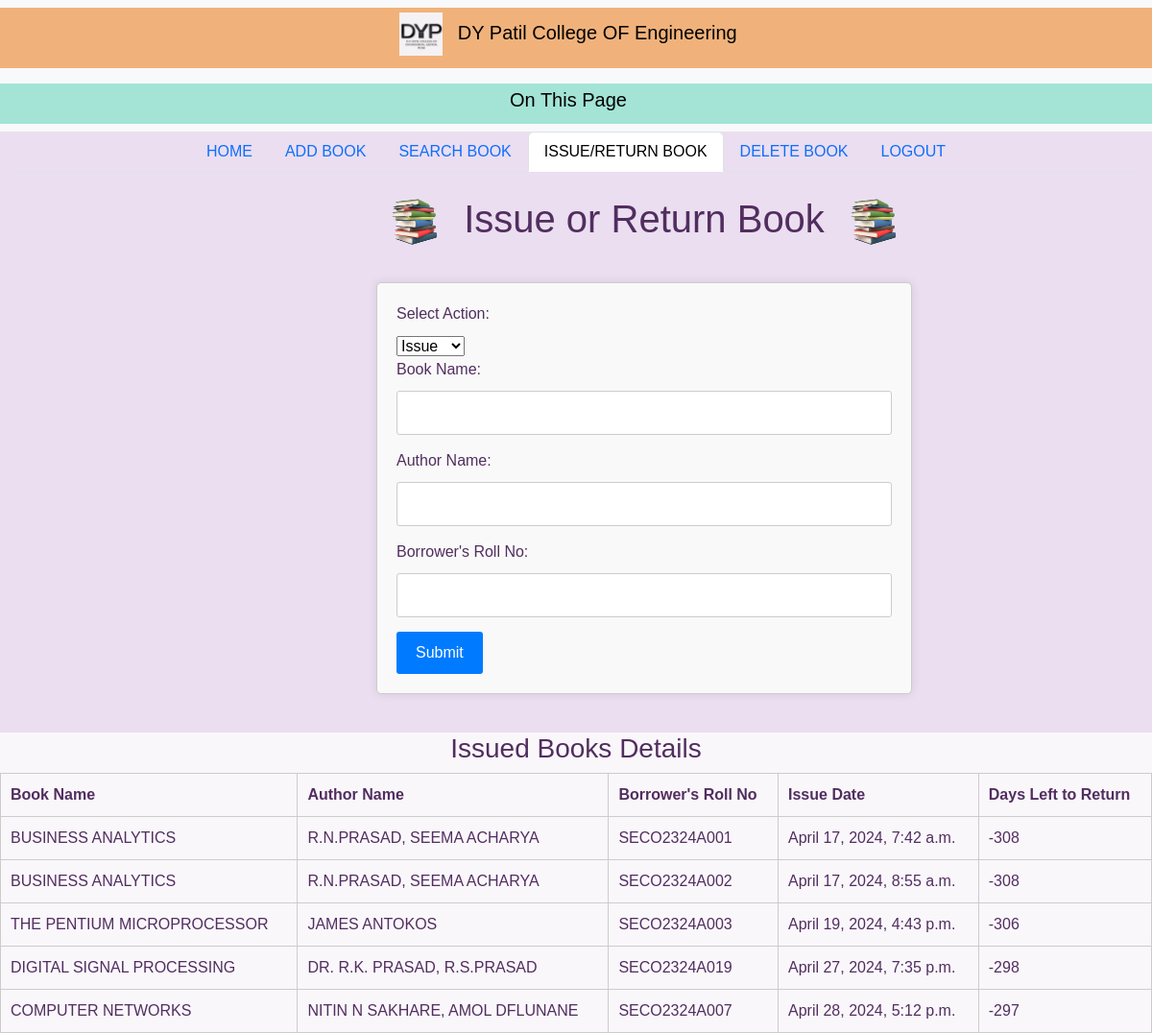
The app's page /issue_book/ with its own data.
### lms_app/models.py (models this page shows, shortened)
class IssuedBook(models.Model):
    book = models.ForeignKey(add_books, on_delete=models.CASCADE)
    author_name = models.CharField(max_length=200,default="Unknown")
    borrower = models.ForeignKey(User, on_delete=models.CASCADE)
    issue_date = models.DateTimeField(auto_now_add=True)

class add_books(models.Model):
    book_name=models.TextField()
    author_name=models.CharField(max_length=200)
    publication=models.TextField()
    count=models.IntegerField()
    class Meta:
        db_table='add_books'

### lms_app/views.py (the view, shortened to what this page needs)
# urls.py: path('issue_book/', issue_book, name='issue_book'),
@csrf_exempt
def issue_book(request):
    success_message = None
    error_message = None
    issued_books = IssuedBook.objects.all()
    return_period = 15  # Change this value as needed
    for issued_book in issued_books:
        time_difference = timezone.now() - issued_book.issue_date
        time_left = return_period - time_difference.days
        issued_book.time_left_for_return = time_left
    context = {
        'issued_books': issued_books,
        'success_message': success_message,
        'error_message': error_message,
        'current_tab': 'issue_book'
    }
    context['success_message'] = success_message
    context['error_message'] = error_message
    total_book_count = calculate_total_book_count()
    return render(request, "issue_book.html", context)

### lms_app/views.py (called while the page is built)
def calculate_total_book_count():
    total_count = add_books.objects.aggregate(total_count=Sum('count'))['total_count']
    return total_count if total_count else 0

### lms_app/templates/issue_book.html (shortened to what this page needs)
<!DOCTYPE html>
{% extends "index.html" %}
{% load static %}
{% block main_content %}
<html lang="en">
<head>
</head>
<body>
    <div class="container">
        <div class="form-container">
        <h1 style="text-align: center;">
            <img src="{% static 'book1.png' %}" alt="Image" style="height: 55px; width: 80px;">
            Issue or Return Book
            <img src="{% static 'book1.png' %}" alt="Image" style="height: 55px;; width: 80px;">
        </h1>
            <form action="" method="post">
                <label for="action">Select Action:</label>
                <select id="action" name="action">
                    <option value="issue">Issue</option>
                </select>
                <br>
                <label for="book_name">Book Name:</label>
                <input type="text" id="book_name" name="book_name">
                <br>
                <label for="author_name">Author Name:</label>
                <input type="text" id="author_name" name="author_name">
                <br>
                <label for="borrower_roll_no">Borrower's Roll No:</label>
                <input type="text" id="borrower_roll_no" name="borrower_roll_no">
                <br>
                <button type="submit">Submit</button>
            </form>
        </div>
    </div>
        <div class="table-container">
            <h3 style="text-align: center;">Issued Books Details</h3>
            {% if issued_books %}
            <table>
                <thead>
                    <tr>
                        <th>Book Name</th>
                        <th>Author Name</th>
                        <th>Borrower's Roll No</th>
                        <th>Issue Date</th>
                        <th>Days Left to Return</th>
                    </tr>
                </thead>
                <tbody>
                    {% for issued_book in issued_books %}
                    <tr>
                        <td>{{ issued_book.book.book_name }}</td>
                        <td>{{ issued_book.book.author_name }}</td>
                        <td>{{ issued_book.borrower.username }}</td>
                        <td>{{ issued_book.issue_date }}</td>
                        <td>{{ issued_book.time_left_for_return }}</td>
                    </tr>
                    {% endfor %}
                </tbody>
            </table>
            {% else %}
            <p>No books issued.</p>
            {% endif %}
        </div>
</body>
</html>
{% endblock %}

### lms_app/templates/index.html (shortened to what this page needs)
<!doctype html>
{% load static %}
<html lang="en">
  <head>
    <link href="https://cdn.jsdelivr.net/npm/bootstrap@5.3.3/dist/css/bootstrap.min.css" rel="stylesheet">
  </head>
  <body>
    <table>
      <tr>
          <nav class="navbar bg-body-tertiary">
              <div class="container-fluid justify-content-center align-items-center" style="background:#F0B27A">
                <span class="navbar-brand lb-1 h1" >
                <img src="{% static 'DYP_logo.jpg'%}" height="45" style="margin-right:10px">
                DY Patil College OF Engineering</span>
              </div>
          </nav>
      </tr>
      <tr>
          <nav class="navbar bg-body-tertiary">
            <div class="container-fluid justify-content-center align-items-center" style="background:#A3E4D7">
              <span class="navbar-brand lb-1 h1">
              On This Page</span>
            </div>
          </nav>
      </tr>
    </table>
    <div class="container-fluid">
      <ul class="nav nav-tabs d-flex justify-content-center align-items-center">
          <li class="nav-item">
            <a class="nav-link {% if current_tab == 'home' %}active{% endif %}" href="/home">HOME</a>
          </li>
          <li class="nav-item">
            {% if current_tab == 'add_book' %}
            <a class="nav-link active" aria-current="page" href="/add_book">ADD BOOK</a>
            {% else %}
            <a class="nav-link" href="/add_book">ADD BOOK</a>
            {% endif %}
          </li>
          <li class="nav-item">
            {% if current_tab == 'search_book' %}
            <a class="nav-link active" aria-current="page" href="/search_book">SEARCH BOOK</a>
            {% else %}
            <a class="nav-link" href="/search_book">SEARCH BOOK</a>
            {% endif %}
          </li>
          <li class="nav-item">
            {% if current_tab == 'issue_book' %}
            <a class="nav-link active" aria-current="page" href="/issue_book">ISSUE/RETURN BOOK</a>
            {% else %}
            <a class="nav-link" href="/issue_book">ISSUE BOOK</a>
            {% endif %}
          </li>
          <li class="nav-item">
            {% if current_tab == 'delete_book' %}
            <a class="nav-link active" aria-current="page" href="/delete_book">DELETE BOOK</a>
            {% else %}
            <a class="nav-link" href="/delete_book">DELETE BOOK</a>
            {% endif %}
          </li>
          <li class="nav-item">
            {% if current_tab == 'logout' %}
            <a class="nav-link active" aria-current="page" href="/logout">LOGOUT</a>
            {% else %}
            <a class="nav-link" href="/logout">LOGOUT</a>
            {% endif %}
          </li>
      </ul>
    </div>
    {% block main_content %}
    {% endblock %}
  </body>
</html>

### lms_app/templates/issue_book.html (style rules this page uses)
body { background-color: #EBDEF0; font-family: Arial, sans-serif; text-align: flex-center; padding: px; color: #512E5F; }
.container { display: flex; justify-content: space-between; margin-bottom: 20px; }
.form-container { flex-basis: 50%; margin-top: 5px; margin-left: 350px; }
.table-container { background-color: #FAF7FB; flex-basis: 40%; margin-top:40px; margin-left: px; }
form { text-align: left; padding: 20px; border: 1px solid #ccc; border-radius: 5px; background-color: #f9f9f9; box-shadow: 0 0 10px rgba(0, 0, 0, 0.1); margin-top: 35px; }
label { display: block; margin-bottom: 10px; }
input[type="text"] { width: 100%; padding: 10px; margin-bottom: 15px; border: 1px solid #ccc; border-radius: 3px; box-sizing: border-box; }
button { padding: 10px 20px; background-color: #007bff; color: #fff; border: none; border-radius: 3px; cursor: pointer; }
table { width: 100%; border-collapse: collapse; }
th, td { border: 1px solid #ccc; padding: 10px; }
h1 { margin-top:20px; }

### records on screen
IssuedBook: book.book_name "BUSINESS ANALYTICS", book.author_name "R.N.PRASAD, SEEMA ACHARYA", borrower.username "SECO2324A001", issue_date "April 17, 2024, 7:42 a.m.", time_left_for_return "-308"
IssuedBook: book.book_name "BUSINESS ANALYTICS", book.author_name "R.N.PRASAD, SEEMA ACHARYA", borrower.username "SECO2324A002", issue_date "April 17, 2024, 8:55 a.m.", time_left_for_return "-308"
IssuedBook: book.book_name "THE PENTIUM MICROPROCESSOR", book.author_name "JAMES ANTOKOS", borrower.username "SECO2324A003", issue_date "April 19, 2024, 4:43 p.m.", time_left_for_return "-306"
IssuedBook: book.book_name "DIGITAL SIGNAL PROCESSING", book.author_name "DR. R.K. PRASAD, R.S.PRASAD", borrower.username "SECO2324A019", issue_date "April 27, 2024, 7:35 p.m.", time_left_for_return "-298"
IssuedBook: book.book_name "COMPUTER NETWORKS", book.author_name "NITIN N SAKHARE, AMOL DFLUNANE", borrower.username "SECO2324A007", issue_date "April 28, 2024, 5:12 p.m.", time_left_for_return "-297"
